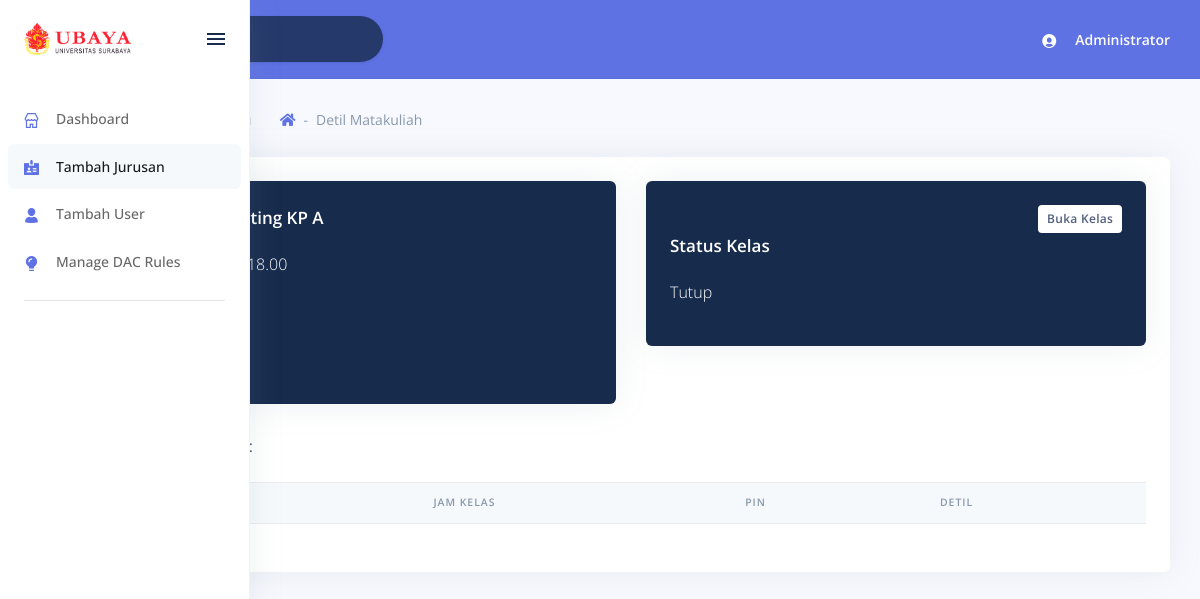
The app's page /detil_matkul.php?mkid=3 (signed in), older data.
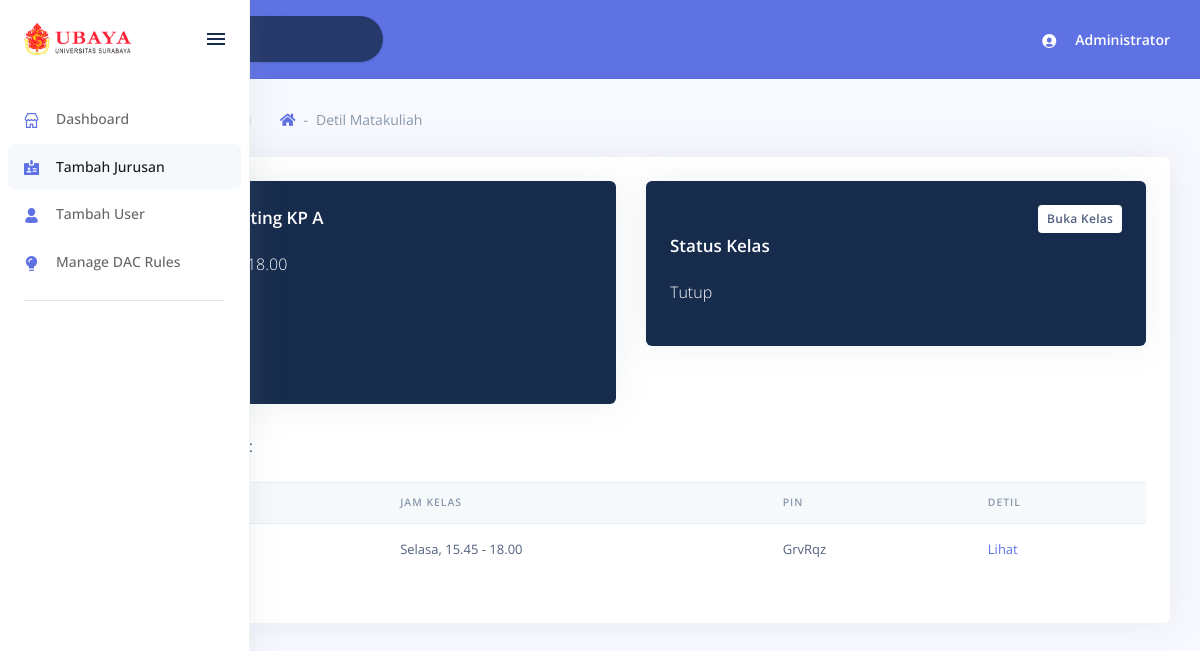
The same page, newer data.
### tables this page shows
CREATE TABLE IF NOT EXISTS `kehadirans` (
  `id` INT NOT NULL AUTO_INCREMENT,
  `mahasiswas_id` INT(11) NOT NULL,
  `matakuliahs_id` INT(11) NOT NULL,
  `matakuliahs_buka_id` INT(11) NOT NULL,
  `jadwals_id` INT(11) NOT NULL,
  `tanggal` DATETIME NULL DEFAULT NULL,
  `status` ENUM('HADIR', 'TIDAK HADIR', 'IZIN') NULL DEFAULT 'HADIR',
  `e_code` VARCHAR(45) NULL DEFAULT NULL,
  PRIMARY KEY (`id`),
  INDEX `fk_mahasiswas_has_matakuliahs_has_matakuliahs_buka_has_jadw_idx` (`matakuliahs_id` ASC, `matakuliahs_buka_id` ASC, `jadwals_id` ASC),
  INDEX `fk_mahasiswas_has_matakuliahs_has_matakuliahs_buka_has_jadw_idx1` (`mahasiswas_id` ASC),
  CONSTRAINT `fk_mahasiswas_has_matakuliahs_has_matakuliahs_buka_has_jadwal1`
    FOREIGN KEY (`mahasiswas_id`)
    REFERENCES `mahasiswas` (`id`)
    ON DELETE NO ACTION
    ON UPDATE NO ACTION,
  CONSTRAINT `fk_mahasiswas_has_matakuliahs_has_matakuliahs_buka_has_jadwal2`
    FOREIGN KEY (`matakuliahs_id` , `matakuliahs_buka_id` , `jadwals_id`)
    REFERENCES `jadwal_matakuliahs` (`matakuliahs_id` , `matakuliahs_buka_id` , `jadwals_id`)
    ON DELETE NO ACTION
    ON UPDATE NO ACTION);

CREATE TABLE IF NOT EXISTS `jadwals` (
  `id` INT(11) NOT NULL AUTO_INCREMENT,
  `hari` VARCHAR(45) NOT NULL,
  `jam_mulai` VARCHAR(45) NOT NULL,
  `jam_selesai` VARCHAR(45) NOT NULL,
  PRIMARY KEY (`id`));

### detil_matkul.php (the view, shortened to what the changed rows need)
<!DOCTYPE html>
<html>
<head>
    <link rel="stylesheet" href="./assets/vendor/nucleo/css/nucleo.css" type="text/css">
    <link rel="stylesheet" href="./assets/vendor/@fortawesome/fontawesome-free/css/all.min.css" type="text/css">
    <link rel="stylesheet" href="./assets/css/argon.css?v=1.1.0" type="text/css">
    <link href="https://cdnjs.cloudflare.com/ajax/libs/limonte-sweetalert2/7.33.1/sweetalert2.min.css" rel="stylesheet">
    <link rel="stylesheet" href="./assets/vendor/datatables.net-bs4/css/dataTables.bootstrap4.min.css">
    <link rel="stylesheet" href="./assets/vendor/datatables.net-buttons-bs4/css/buttons.bootstrap4.min.css">
    <link rel="stylesheet" href="./assets/vendor/datatables.net-select-bs4/css/select.bootstrap4.min.css">
</head>
<?php
$idmatakuliah = $_GET['mkid'];
$mysqli = konek('localhost', 'root', '', 'presensi_cloud');
?>
<body>
    <div class="main-content" id="panel">
        <div class="container-fluid mt--6">
            <div class="row">
                <div class="col-12">
                    <div class="card bg-bg-white border-0">
                        <div class="card-body">
                            <div class="row">
                                <div class="col-12">
                                                    <?php
                                                    $mysqli->select_db('presensi_cloud_' . $_SESSION['jid']);
                                                    $sql = "SELECT *, a.id as id_mk,c.id as id_kp, f.id as id_hari FROM matakuliahs a INNER JOIN matakuliahs_kp b ON
          a.id=b.matakuliahs_id INNER JOIN matakuliahs_buka c ON b.matakuliahs_buka_id=c.id INNER JOIN jadwal_matakuliahs e
          ON a.id=e.matakuliahs_id INNER JOIN jadwals f ON e.jadwals_id=f.id WHERE a.id=" . $idmatakuliah;
                                                    $stmt = $mysqli->prepare($sql);
                                                    $stmt->execute();
                                                    $res = $stmt->get_result();
                                                    while ($row = $res->fetch_assoc()) {
                                                        $kpid = $row['id_kp'];
                                                    }
                                                    ?>
                                                            <?php
                                                            $mysqli->select_db('presensi_cloud_' . $_SESSION['jid']);
                                                            ?>
                                                            <?php
                                                            $mysqli->select_db('presensi_cloud_' . $_SESSION['jid']);
                                                            ?>
                                    <div class="table-responsive py-4">
                                        <table class="table table-flush" id="datatable-basic">
                                            <thead class="thead-light">
                                                <tr>
                                                    <th>Tanggal</th>
                                                    <th>Jam Kelas</th>
                                                    <th>Pin</th>
                                                    <th>Detil</th>
                                                </tr>
                                            </thead>
                                            <tbody>
                                                <?php
                                                $sql = "SELECT *, a.id as id_mk, b.status as status_matkul, c.id as id_kp, f.id as id_hari, k.e_code as code FROM kehadirans k INNER JOIN matakuliahs a ON k.matakuliahs_id=a.id INNER JOIN matakuliahs_kp b ON
          a.id=b.matakuliahs_id INNER JOIN matakuliahs_buka c ON b.matakuliahs_buka_id=c.id INNER JOIN jadwal_matakuliahs e
          ON a.id=e.matakuliahs_id INNER JOIN jadwals f ON e.jadwals_id=f.id WHERE k.matakuliahs_id=" . $idmatakuliah . " AND k.matakuliahs_buka_id=" . $kpid . " GROUP BY code ORDER BY k.tanggal ASC";
                                                $stmt = $mysqli->prepare($sql);
                                                $stmt->execute();
                                                $res = $stmt->get_result();
                                                while ($row = $res->fetch_assoc()) {
                                                    $tanggal = date_format(date_create($row['tanggal']), "d-m-Y");
                                                    $hari = $row['hari'];
                                                    $jamm = $row['jam_mulai'];
                                                    $jams = $row['jam_selesai'];
                                                    $kode = $row['code'];
                                                    echo "
                                                <tr>
                                                <td>$tanggal</td>
                                                <td>$hari, $jamm - $jams</td>
                                                <td>$kode</td>
                                                <td><a href='detil_absensi.php?ekode=$kode&mkid=$idmatakuliah&kpid=$kpid&tgl=$tanggal'>Lihat</a></td>
                                                </tr>
                                                ";
                                                }
                                                ?>
                                            </tbody>
                                        </table>
                                    </div>
                                </div>
                            </div>
                        </div>
                    </div>
                </div>
            </div>
</body>
</html>

Row changes from the older to the newer data that the page shows:
added kehadirans: jadwals.hari "Selasa", jadwals.jam_mulai "15.45", jadwals.jam_selesai "18.00", e_code "GrvRqz"
